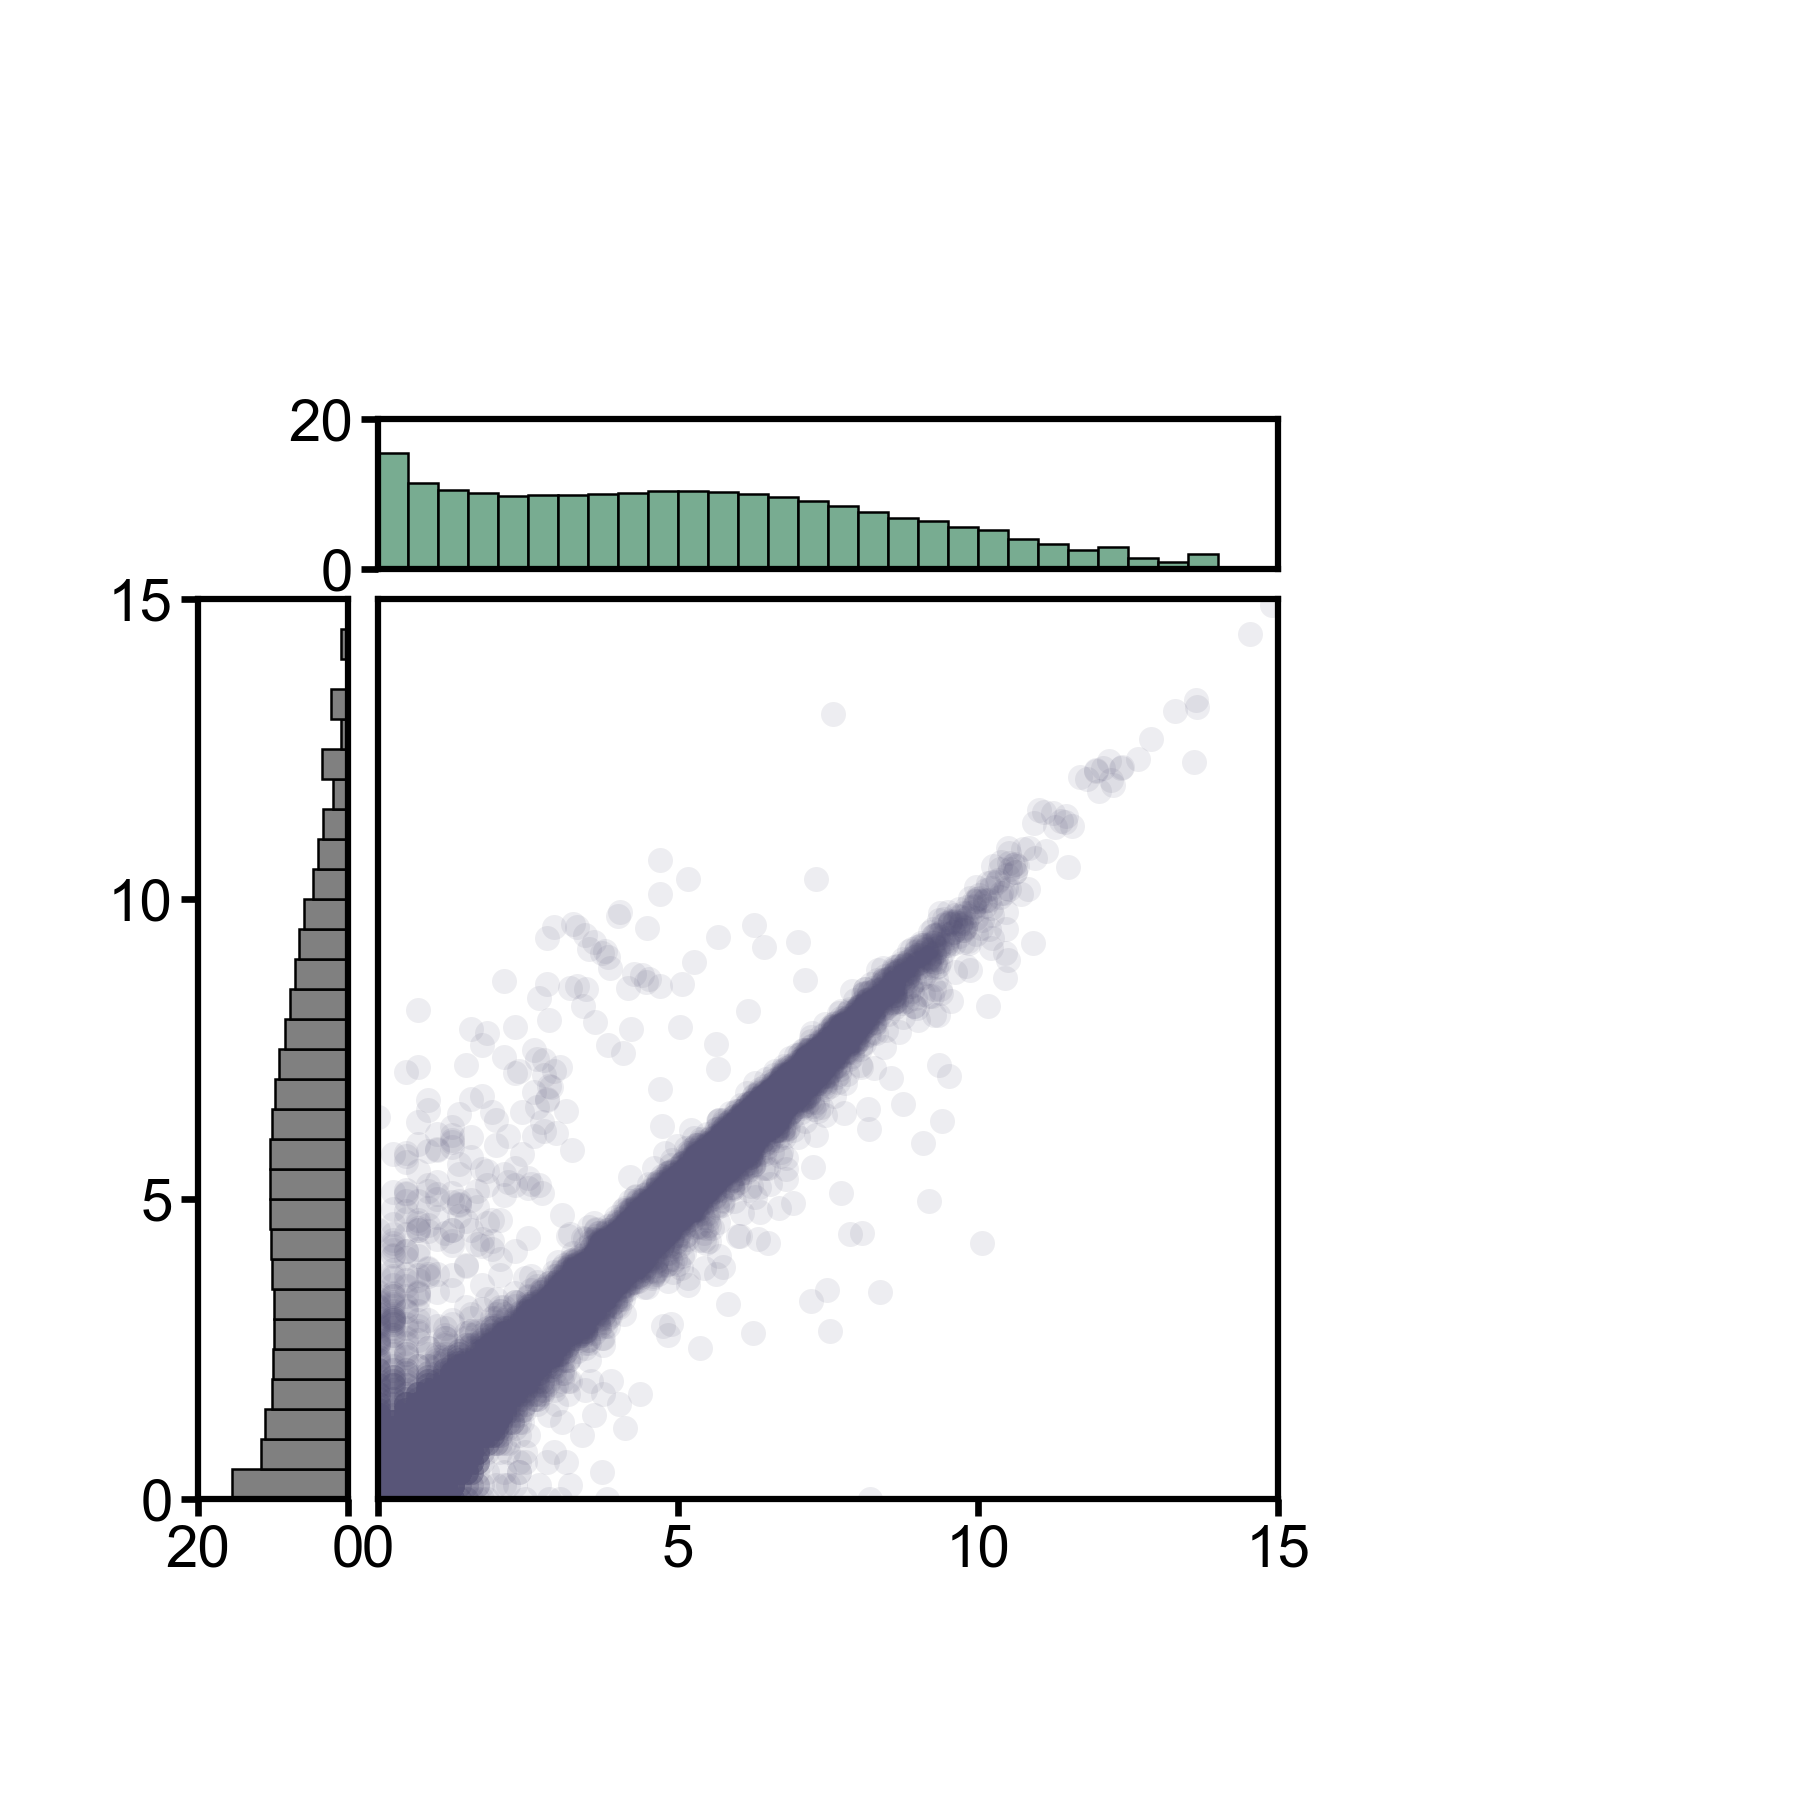

Generate this figure with Python:
import matplotlib.pyplot as plt
import matplotlib.patches as mplpatches
import numpy as np
import argparse

# === Argument Parser ===
parser = argparse.ArgumentParser()
parser.add_argument('--outFile', '-o', type=str, help='Output image file')
parser.add_argument('--inFile', '-i', type=str, help='Input TSV file')
args = parser.parse_args()

# === Style ===
plt.style.use('BME163')
#plt.style.use('/Users/kashishsharma/.config/matplotlib/stylelib/BME163.mplstyle')

# === Constants ===
figureWidth = 3
figureHeight = 3

# === Colors ===
iBlue = (88/255, 85/255, 120/255)
iGreen = (120/255, 172/255, 145/255)
grey = 'grey'

# === Set up Figure ===
plt.figure(figsize=(figureWidth, figureHeight))

gap = 0.05 # small gap in inches
# Slightly shorter panel height
main_panel_height = 1.45
top_panel_height = 0.25

shift = 0.130
#y_shift = 0.09
y_shift = -0.001

scatter_ax = plt.axes([
    (0.5 + shift) / figureWidth,
    (0.5 - y_shift) / figureHeight,
    1.5 / figureWidth,
    1.5 / figureHeight
])

top_ax = plt.axes([
    (0.5 + shift) / figureWidth,
    (0.5 - y_shift + 1.5 + gap) / figureHeight,  
    1.5 / figureWidth,
    0.25 / figureHeight
])

left_ax = plt.axes([
    (0.5 - 0.25 - gap + shift) / figureWidth,
    (0.5 - y_shift) / figureHeight,
    0.25 / figureWidth,
    1.5 / figureHeight
])



# === Read Data ===
xVals = []
yVals = []
with open(args.inFile) as f:
    for line in f:
        if line.startswith('#') or line.strip() == '':
            continue
        splitLine = line.strip().split('\t')
        try:
            x = float(splitLine[1])
            y = float(splitLine[2])
            xVals.append(np.log2(x + 1))
            yVals.append(np.log2(y + 1))
        except:
            continue

xArray = np.array(xVals)
yArray = np.array(yVals)

# === Scatterplot ===
scatter_ax.plot(
    xArray, yArray,
    marker='o',
    markeredgewidth=0,
    markerfacecolor=iBlue,
    markersize=3,
    #alpha=0.09, 
    alpha=0.1,
    linestyle='None'
)

# === Top Histogram (x-axis dist) ===
xHist, xBinEdges = np.histogram(xArray, bins=np.arange(0, 19, 0.5))
for i in range(len(xHist)):
    x = xBinEdges[i]
    if x >= 14.5:  # ← skip the last one exactly
        continue
    width = xBinEdges[i + 1] - x
    height = np.log2(xHist[i] + 1)
    rect = mplpatches.Rectangle(
        (x, 0),
        width,
        height,
        facecolor=iGreen,
        edgecolor='black',
        linewidth=0.30
    )
    top_ax.add_patch(rect)



# === Left Histogram (y-axis dist) ===
yHist, yBinEdges = np.histogram(yArray, bins=np.arange(0, 20, 0.5))
for i in range(len(yHist)):
    y = yBinEdges[i]
    if y >= 14.5:  # skip bars near the very top
        continue
    height = yBinEdges[i+1] - y
    width = np.log2(yHist[i] + 1)
    rect = mplpatches.Rectangle(
    (20 - width, y),  # Flip bar from the right edge
    width,
    height,
    facecolor=grey,
    edgecolor='black',
    linewidth=0.30
)

    left_ax.add_patch(rect)

# === Scatter Axes ===
# === SCATTER PANEL (MAIN PLOT) SETTINGS ===
scatter_ax.set_xlim(0, 15)
scatter_ax.set_ylim(0, 15)
scatter_ax.set_aspect('equal', adjustable='box')

#  X-axis ticks (bottom): 0, 5, 10, 15
scatter_ax.set_xticks([0, 5, 10, 15])
scatter_ax.set_xticklabels(['0', '5', '10', '15'], fontsize=7)
scatter_ax.tick_params(
    axis='x',
    direction='out',
    length=2,
    width=0.8,
    pad=1,
    bottom=True,
    labelbottom=True,
    top=False,
    labeltop=False
)

#Y axis no tix just line 
scatter_ax.set_yticks([])
scatter_ax.set_yticklabels([])
scatter_ax.tick_params(
    axis='y',
    length=0,         # no tick lines
    width=0,
    labelleft=False   # no labels
)


# === TOP HISTOGRAM (GREEN PANEL) SETTINGS ===
top_ax.set_xlim(0, 15)
top_ax.set_ylim(0, 20)

#  Y-axis ticks: only 0 and 20
top_ax.set_yticks([0, 20])
top_ax.set_yticklabels(['0', '20'], fontsize=7)
top_ax.tick_params(
    axis='y',
    which='both',
    direction='out',
    length=2,
    width=0.8,
    pad=1,
    left=True,
    labelleft=True,
    right=False,
    labelright=False
)

#  No x-axis ticks or labels on top panel
top_ax.set_xticks([])
top_ax.set_xticklabels([])


# === LEFT HISTOGRAM (GREY PANEL) SETTINGS ===
left_ax.set_xlim(0, 20)
left_ax.set_ylim(0, 15)

#  Y-axis ticks (vertical): 0, 5, 10, 15
left_ax.set_yticks([0, 5, 10, 15])
left_ax.set_yticklabels(['0', '5', '10', '15'], fontsize=7)
left_ax.tick_params(
    axis='y',
    direction='out',
    length=2,
    width=0.8,
    pad=1,
    left=True,
    labelleft=True,
    right=False,
    labelright=False
)

#  X-axis ticks (horizontal): labels '20', '0' to match flipped bars
left_ax.set_xticks([0, 20])
left_ax.set_xticklabels(['20', '0'], fontsize=7)
left_ax.tick_params(
    axis='x',
    direction='out',
    length=2,
    width=0.8,
    pad=1,
    bottom=True,
    labelbottom=True,
    top=False,
    labeltop=False
)

plt.subplots_adjust(
    bottom=0.02  )

#Save and plot 
plt.savefig(args.outFile, dpi=600)

#remove the below command before submitting!!!!
#plt.show()
